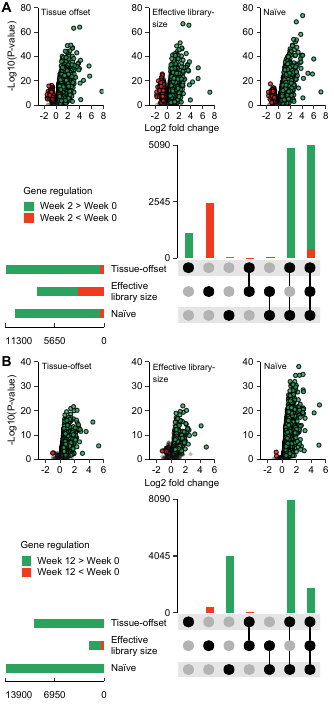

This chart was generated by the following R code:
#### Figure 5 --- DE analysis of different normalization methods TIME EFFECTS #####


source("./R/lib_fun.R")
source("./R/figure_source.R")
source("./R/modified_upset.R")


#### Assess the effect of Poisson vs. negative binomial model -- 
# Is the extra parameter needed?



## Time effects
mm2_2 <- readRDS(file = "./data/derivedData/DE/mixedmodel2_results2.RDS")


mm2_1 <- readRDS(file = "./data/derivedData/DE/mixedmodel2_results1.RDS")

### Sets comparisons #####

  volcano_data <- mm2_2 %>%
  filter(coef %in% c("timew2pre", "timew12")) %>%
  mutate(coef = factor(coef, levels = c("timew2pre", "timew12"),
                       labels = c("Week 2 - Week 0", 
                                  "Week 12 - Week 0")),
         model = factor(model, levels = c("naive", "lib_size_normalized", "tissue_offset_lib_size_normalized"), 
                        labels = c("No normalization", 
                                   "Effective library size", 
                                   "Per tissue mass +\nEffective library size"))) %>%
  
  group_by(coef, model) %>%
  mutate(adj.p = p.adjust(p.val, method = "fdr"), 
         pthreshold = if_else(adj.p > 0.05, "ns", "s"), 
         log2fc = estimate/log(2), 
         fcthreshold = if_else(abs(log2fc) > 0.5, "s", "ns"), 
         sig = if_else(fcthreshold == "s" & pthreshold == "s", "s", "ns"), 
         regulation = if_else(sig == "s" & log2fc > 0.5, "up", 
                              if_else(sig == "s" & log2fc < -0.5, "down", "ns")), 
         regulation = factor(regulation, levels = c("ns", "up", "down"))) %>%
  print()





##### Settings specifically for figure 3 ##################

## Color themes in figure source 
# using volcano.regulation.color


## Sizes volcano plots

volcano_size <- c(0.8, 1.1, 1.1)
volcano_alpha <- c(0.2, 0.8, 0.8)



############## Week 2 Volcano plots #####################################

week2_naive <- volcano_data %>%
  filter(model == "No normalization" & coef == "Week 2 - Week 0") %>%
  
  ggplot(aes(log2fc, -log10(p.val), fill = regulation, alpha = regulation, size = regulation)) + 
  geom_point(shape = 21) +
  
  # Annotate plot
  annotate("text", x = -2.5, y = 76, label = "Naïve", hjust = 0, size = 2.2) +
  
  # Scales
  scale_color_manual(values = volcano.regulation.color) + 
  scale_fill_manual(values = volcano.regulation.color) +
  scale_size_manual(values = volcano_size) +
  scale_alpha_manual(values = volcano_alpha) +
  
  scale_x_continuous(breaks = c(-2,  0, 2, 4, 6, 8), limits = c(-3, 8), expand = c(0, 0)) +
  scale_y_continuous(breaks = c(0, 20, 40, 60, 80), limits = c(0, 80), expand = c(0, 0)) +
  
  labs(x = "", 
       y = "") +
  
  pl.theme() +
  theme(axis.text = element_text(size = 7),
        axis.title = element_text(size = 7),  
        # panel.border = element_rect(colour = "black"),
        legend.position = "none")  

week2_libsize <- volcano_data %>%
  filter(model == "Effective library size" & coef == "Week 2 - Week 0") %>%
  
  ggplot(aes(log2fc, -log10(p.val), fill = regulation, alpha = regulation, size = regulation)) + 
  geom_point(shape = 21) +
  
  annotate("text", x = -2.5, y = 79, label = "Effective library-\nsize", hjust = 0,vjust = 1, size = 2.2) +
  
  # Scales
  scale_color_manual(values = volcano.regulation.color) + 
  scale_fill_manual(values = volcano.regulation.color) +
  scale_size_manual(values = volcano_size) +
  scale_alpha_manual(values = volcano_alpha) +
  
  scale_x_continuous(breaks = c(-2,  0, 2, 4, 6, 8), limits = c(-3, 8), expand = c(0, 0)) +
  scale_y_continuous(breaks = c(0, 20, 40, 60, 80), limits = c(0, 80), expand = c(0, 0)) +
  
  labs(x = "Log2 fold change", 
       y = "") +
  
  pl.theme() +
  
  theme(axis.text = element_text(size = 7),
        axis.title = element_text(size = 7),  
        # panel.border = element_rect(colour = "black"),
        legend.position = "none") 


week2_tissue <- volcano_data %>%
  filter(model == "Per tissue mass +\nEffective library size" & coef == "Week 2 - Week 0") %>%
  
  
  ggplot(aes(log2fc, -log10(p.val), fill = regulation, alpha = regulation, size = regulation)) + 
  geom_point(shape = 21) +
  
  annotate("text", x = -2.5, y = 76, label = "Tissue offset", hjust = 0, size = 2.2) +
  
  # Scales
  scale_color_manual(values = volcano.regulation.color) + 
  scale_fill_manual(values = volcano.regulation.color) +
  scale_size_manual(values = volcano_size) +
  scale_alpha_manual(values = volcano_alpha) +
  
  scale_x_continuous(breaks = c(-2,  0, 2, 4, 6, 8), limits = c(-3, 8), expand = c(0, 0)) +
  scale_y_continuous(breaks = c(0, 20, 40, 60, 80), limits = c(0, 80), expand = c(0, 0)) +
  labs(x = "", 
       y = "-Log10(P-value)") +
  
  pl.theme() +
  
  theme(axis.text = element_text(size = 7),
        axis.title = element_text(size = 7),  
        # panel.border = element_rect(colour = "black"),
        legend.position = "none") 

#### Upset plots for time-effects ###############



venn_list_up <- list() 
venn_list_down <- list()

Coef <- c("timew2pre", "timew2pre", "timew2pre",
          "timew12", "timew12", "timew12")
Model <- c("naive", "lib_size_normalized", "tissue_offset_lib_size_normalized", 
           "naive", "lib_size_normalized", "tissue_offset_lib_size_normalized")


for(i in 1:6){
  
  temp_up <- mm2_2 %>%
    group_by(model, coef) %>%
    mutate(adj.p = p.adjust(p.val, method = "fdr")) %>% 
    mutate(pt = if_else(adj.p  < 0.05, "s", "ns"), 
           sig.gene = if_else(pt == "s", gene, "ns")) %>%
    
    filter(sig.gene != "ns", 
           estimate > 0) %>%
    filter(coef == Coef[i] & model == Model[i]) %>%
    
    data.frame()
  
  
  temp_down <- mm2_2 %>%
    group_by(model, coef) %>%
    mutate(adj.p = p.adjust(p.val, method = "fdr")) %>% 
    mutate(pt = if_else(adj.p  < 0.05, "s", "ns"), 
           sig.gene = if_else(pt == "s", gene, "ns")) %>%
    
    filter(sig.gene != "ns", 
           estimate < 0) %>%
    filter(coef == Coef[i] & model == Model[i]) %>%
    
    data.frame()
  
  
  venn_list_up[[i]] <- temp_up$sig.gene
  venn_list_down[[i]] <- temp_down$sig.gene
  
}


names(venn_list_up) <- c("naive_w2", "els_w2", "to_w2", "naive_w12", "els_w12", "to_w12")
names(venn_list_down) <- c("naive_w2", "els_w2", "to_w2", "naive_w12", "els_w12", "to_w12")



upset.list.w2 <- modified_upset(list.up = venn_list_up[1:3], 
                         list.down = venn_list_down[1:3], 
                         set.order = c("to_w2", "els_w2", "naive_w2"),
                         set.names = c("Tissue-offset", 
                                       "Effective\nlibrary size", 
                                       "Naïve"), # Set names, order of display in set size fig, 
                         # should correspond to order
                         
                         line.size = 0.4, # size of lines in figures (may be changed later)
                         regulation.col = c("#2ca25f","#f03b20"), # Regulation coloring (up vs. down) 
                         bar.width = 0.4, # Width of bars in bar plots
                         text.size = 7, # text size in all figures
                         point.size = 3)  # point size in intersection matrix )


upset.list.w12 <- modified_upset(list.up = venn_list_up[4:6], 
                                list.down = venn_list_down[4:6], 
                                set.order = c("to_w12", "els_w12", "naive_w12"),
                                set.names = c("Tissue-offset", 
                                              "Effective\nlibrary size", 
                                              "Naïve"), # Set names, order of display in set size fig, 
                                # should correspond to order
                                legend.labels = c("Week 12 > Week 0", "Week 12 < Week 0"),
                                legend.title = "Gene regulation",
                                line.size = 0.4, # size of lines in figures (may be changed later)
                                regulation.col = c("#2ca25f","#f03b20"), # Regulation coloring (up vs. down) 
                                bar.width = 0.4, # Width of bars in bar plots
                                text.size = 7, # text size in all figures
                                point.size = 3)  # point size in intersection matrix )





upset_w2pre <- ggdraw(plot_grid(NULL,
                         plot_grid(upset.list.w2$set.size.fig, upset.list.w2$intersection.matrix, 
                                   ncol = 2, align = "h"), nrow = 2)) +
  draw_plot(upset.list.w2$intersection.fig, x = 0.42, y = 0.47, width = 0.59, height = 0.55) +
  draw_plot(upset.list.w2$legend, x = 0.05, y = 0.55, width = 0.3, height = 0.3)
  




upset_w12 <- ggdraw(plot_grid(NULL,
                       plot_grid(upset.list.w12$set.size.fig, upset.list.w12$intersection.matrix, 
                                 ncol = 2, align = "h"), nrow = 2)) +
  draw_plot(upset.list.w12$intersection.fig, x = 0.42, y = 0.47, width = 0.59, height = 0.55) +
  draw_plot(upset.list.w12$legend, x = 0.05, y = 0.55, width = 0.3, height = 0.3)




## Change parameters in the individual plots







####### Week 12 volcano plots ##################################

week12_naive <- volcano_data %>%
  filter(model == "No normalization" & coef == "Week 12 - Week 0") %>%

  
  ggplot(aes(log2fc, -log10(p.val), fill = regulation, alpha = regulation, size = regulation)) + 
  geom_point(shape = 21) +
  
  # Scales
  scale_color_manual(values = volcano.regulation.color) + 
  scale_fill_manual(values = volcano.regulation.color) +
  scale_size_manual(values = volcano_size) +
  scale_alpha_manual(values = volcano_alpha) +
  
  scale_x_continuous(breaks = c(-2,  0, 2, 4, 6), limits = c(-3, 6), expand = c(0, 0)) +
  scale_y_continuous(breaks = c(0,10, 20,30, 40), limits = c(0, 40), expand = c(0, 0)) +
  
  annotate("text", x = -2.5, y = 38, label = "Naïve", hjust = 0, size = 2.2) +
  
  labs(x = "", 
       y = "") +
  
  pl.theme() +
  
  theme(axis.text = element_text(size = 7),
        axis.title = element_text(size = 7),  
        # panel.border = element_rect(colour = "black"),
        legend.position = "none") 

week12_libsize <- volcano_data %>%
  filter(model == "Effective library size" & coef == "Week 12 - Week 0") %>%
  
  ggplot(aes(log2fc, -log10(p.val), fill = regulation, alpha = regulation, size = regulation)) + 
  geom_point(shape = 21) +
  
  annotate("text", x = -2.5, y = 39, label = "Effective library-\nsize", hjust = 0,vjust = 1, size = 2.2) +
  
  # Scales
  scale_color_manual(values = volcano.regulation.color) + 
  scale_fill_manual(values = volcano.regulation.color) +
  scale_size_manual(values = volcano_size) +
  scale_alpha_manual(values = volcano_alpha) +
  
  scale_x_continuous(breaks = c(-2,  0, 2, 4, 6), limits = c(-3, 6), expand = c(0, 0)) +
  scale_y_continuous(breaks = c(0,10, 20,30, 40), limits = c(0, 40), expand = c(0, 0)) +
  
  labs(x = "Log2 fold change", 
       y = "") +
  
  pl.theme() +
  
  theme(axis.text = element_text(size = 7),
        axis.title = element_text(size = 7),  
        # panel.border = element_rect(colour = "black"),
        legend.position = "none") 


week12_tissue <- volcano_data %>%
  filter(model == "Per tissue mass +\nEffective library size" & coef == "Week 12 - Week 0") %>%
  
  ggplot(aes(log2fc, -log10(p.val), fill = regulation, alpha = regulation, size = regulation)) + 
  geom_point(shape = 21) +
  
  annotate("text", x = -2.5, y = 38, label = "Tissue-offset", hjust = 0, size = 2.2) +
  
  # Scales
  scale_color_manual(values = volcano.regulation.color) + 
  scale_fill_manual(values = volcano.regulation.color) +
  scale_size_manual(values = volcano_size) +
  scale_alpha_manual(values = volcano_alpha) +
  
  scale_x_continuous(breaks = c(-2,  0, 2, 4, 6), limits = c(-3, 6), expand = c(0, 0)) +
  scale_y_continuous(breaks = c(0,10, 20,30, 40), limits = c(0, 40), expand = c(0, 0)) +
  labs(x = "", 
       y = "-Log10(P-value)") +
  
  pl.theme() +
  
  theme(axis.text = element_text(size = 7),
        axis.title = element_text(size = 7),  
        # panel.border = element_rect(colour = "black"),
        legend.position = "none") 



week2_grid <-  plot_grid(plot_grid(week2_tissue, week2_libsize, week2_naive, ncol = 3),
                         
                         plot_grid(NULL, upset_w2pre, NULL, ncol = 3, rel_widths = c(0.01, 0.6, 0.01)), 
                         rel_heights  = c(0.4, 0.6), nrow = 2)




week12_grid <-  plot_grid(plot_grid(week12_tissue, week12_libsize, week12_naive,   ncol = 3),
                          
                          plot_grid(NULL, upset_w12, NULL,  ncol = 3, rel_widths = c(0.01, 0.6, 0.01)), 
                          rel_heights = c(0.4, 0.6), nrow = 2)





figure5 <- plot_grid(week2_grid, 
                     
                     week12_grid,
                     
                     rel_heights = c(0.5, 0.5),
 
                     ncol = 1) +
  
  
  draw_plot_label(label=c("A",  "B"),
                  x =   c(0.02, 0.02), 
                  y =   c(0.99, 0.49),
                  hjust=.5, vjust=.5, size = label.size)




# Width of figure = 1x columns 8.9 cm
# height of figure = full page = 23 cm


ggsave("figures/figure5.pdf", plot = figure5, width = 8.5, height = 18, 
       dpi = 600,
       units = "cm", device=cairo_pdf)




